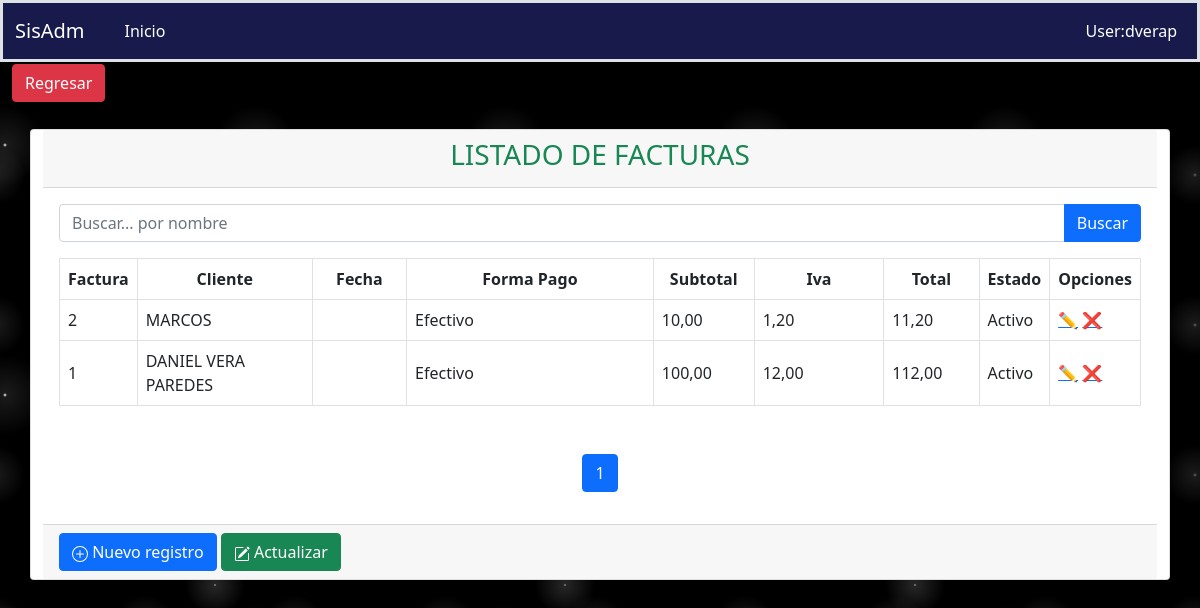
The app's page /venta/consulta/, older data.
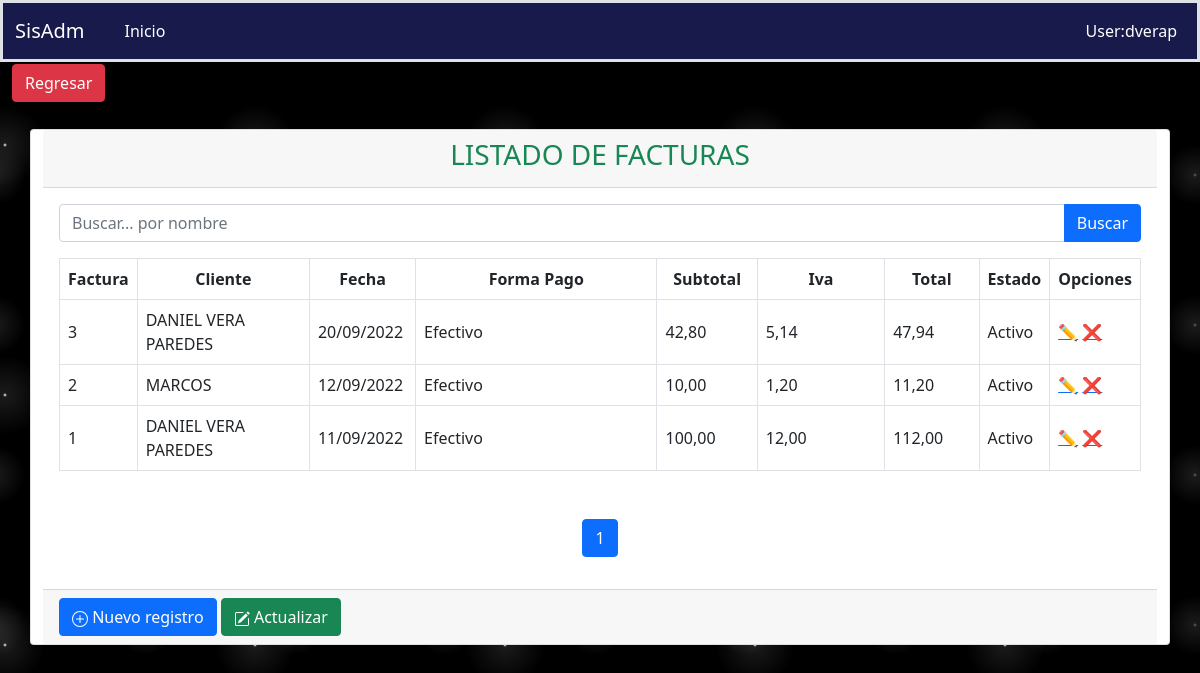
The same page, newer data.
### aplicaciones/ventas/models.py (models this page shows, shortened)
class Factura(Base):
    cliente = models.ForeignKey(Cliente, on_delete=models.PROTECT,null=True,blank=True)
    forma_pago = models.CharField(max_length=1,choices=FORMA_PAGO,default=FORMA_PAGO[0][0])
    fecha = models.DateField(default=now)
    subtotal = models.DecimalField(default=0, max_digits=16, decimal_places=2)
    iva = models.DecimalField(default=0, max_digits=16, decimal_places=2)
    total = models.DecimalField(default=0, max_digits=16, decimal_places=2)
    estado = models.BooleanField(default=True)
    class Meta:
        verbose_name = "Factura"
        verbose_name_plural = "Facturas"
        ordering = ('-fecha', 'cliente')

class Cliente(Base):
    ruc = models.CharField(max_length=13, unique=True)
    nombres = models.CharField(max_length=200, unique=True)
    pais = models.ForeignKey(Pais, on_delete=models.PROTECT, blank=True, null=True)
    provincia = models.ForeignKey(Provincia, on_delete=models.PROTECT, blank=True, null=True)
    ciudad = models.ForeignKey(Ciudad, on_delete=models.PROTECT, blank=True, null=True)
    direccion = models.TextField(blank=True, null=True, verbose_name='Dirección')
    genero = models.CharField(max_length=1, choices=GENERO,default=GENERO[0][0], blank=True, null=True)
    fecha_nacimiento = models.DateField(blank=True, null=True)
    telefonos = models.CharField(max_length=50, blank=True, null=True)
    email = models.CharField(max_length=100,unique=True)
    foto = models.FileField(upload_to='ventas/clientes/', blank=True, null=True)
    estado = models.BooleanField(default=True)
    class Meta:
        verbose_name = "Cliente"
        verbose_name_plural = "Clientes"
        ordering = ('nombres',)

### aplicaciones/ventas/views/venta/views.py (the view)
# urls.py: path('consulta/', ConsultaVenta.as_view(), name='consultaventa'),
class ConsultaVenta(ListView):
    template_name = 'venta/list.html'
    context_object_name = 'facturas'
    model = Factura
    paginate_by = 3
    def get_queryset(self):
        query = self.request.GET.get("query")
        print(query)
        if query:
            return self.model.objects.filter(cliente__nombres__icontains=query)
        else:
            return self.model.objects.all()
    def get_context_data(self, **kwargs):
        context = super().get_context_data(**kwargs)
        context['url_anterior'] = '/venta/menu/'
        context['listar_url'] = '/venta/consulta/',
        context['crear_url'] = '/venta/crear/'
        context['titulo'] = 'LISTADO DE FACTURAS'
        context['query'] = self.request.GET.get("query") or ""
        return context

### aplicaciones/ventas/templates/venta/list.html (shortened to what this page needs)
{% extends 'consulta.html' %}
{% load static %}
{% block search %}
    <form action="{% url 'ventas:cliente' %}" method="GET">
      <div class="input-group mb-3">
        <input type="text" name="query" value="{{ query }}" class="form-control" placeholder="Buscar... por nombre" id="idInputSearch" aria-describedby="basic-addon2"/>
        <button type="submit" class="btn btn-primary mr-1" id="idSearchSp">Buscar</button>
      </div>
    </form>
{% endblock %}
{% block columns %}
    <tr class="text-center">
        <th scope="col" style="width: 5%;">Factura</th>
        <th scope="col" style="width: 20%;">Cliente</th>
        <th scope="col" style="width: 10%;">Fecha</th>
        <th scope="col" style="width: 30%;">Forma Pago</th>
        <th scope="col" style="width: 10%;">Subtotal</th>
        <th scope="col" style="width: 15%;">Iva</th>
        <th scope="col" style="width: 15%;">Total</th>
        <th scope="col" style="width: 15%;">Estado</th>
        <th scope="col" style="width: 10%;">Opciones</th>
    </tr>
{% endblock %}
{% block rows %}
    {% for fac in facturas %}
        <tr class="align-middle" >
            <td>{{ fac.id }}</td>
            <td>{{ fac.cliente.nombres|upper }}</td>
            <td>{{ fac.fecha|date:"d/m/Y" }}</td>
            <td>{{ fac.get_forma_pago_display }}</td>
            <td>{{ fac.subtotal }}</td>
            <td>{{ fac.iva }}</td>
            <td>{{ fac.total }}</td>
            <td>{% if fac.estado %}
                    Activo
                {% else %}
                    Anulada
                {% endif %}
            </td>
            <td class="acciones">
                <a href="{% url 'ventas:editarventa' fac.id %}">✏️</a>
                <a href="{% url 'ventas:deletecliente' fac.id %}">❌</a>
            </td>
        </tr>
    {% endfor %}
{% endblock %}

Row changes from the older to the newer data that the page shows:
added Factura: id "3", cliente.nombres "DANIEL VERA PAREDES", fecha "20/09/2022", forma_pago "Efectivo", subtotal "42,80", iva "5,14", total "47,94", estado "Activo"
changed Factura "MARCOS": fecha (not shown) → "12/09/2022"
changed Factura id 1: fecha (not shown) → "11/09/2022"
